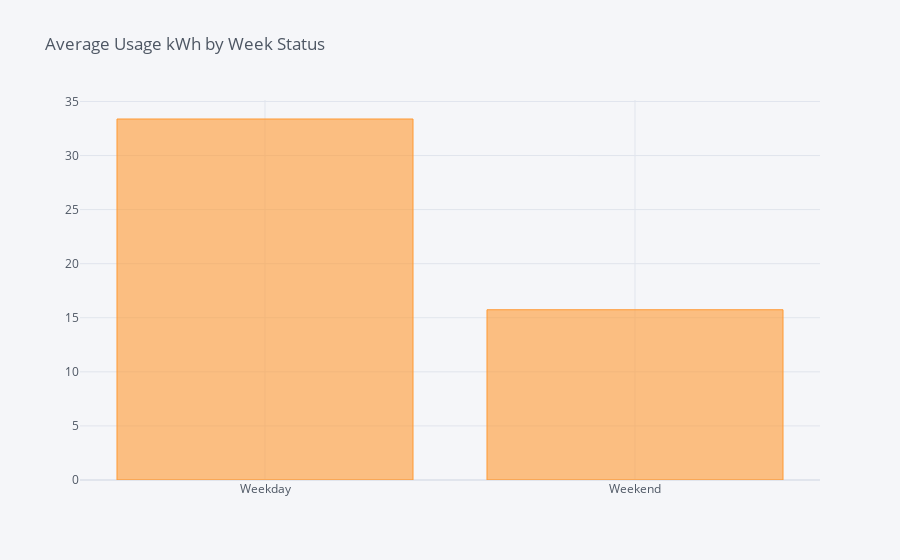

This figure's notebook cell:
### Code cell
# Bar Plot
df[['WeekStatus', 'Usage_kWh']].groupby('WeekStatus').mean().iplot(kind='bar', title='Average Usage kWh by Week Status')

### Figure 1 — Plotly figure (JSON) as saved in the notebook; plotly's stock layout.template omitted (floating-point values rounded to 4 significant figures)
{"data": [{"marker": {"color": "rgba(255, 153, 51, 0.6)", "line": {"color": "rgba(255, 153, 51, 1.0)", "width": 1}}, "name": "Usage_kWh", "orientation": "v", "text": "", "x": ["Weekday", "Weekend"], "y": [33.38, 15.74], "type": "bar"}], "layout": {"legend": {"bgcolor": "#F5F6F9", "font": {"color": "#4D5663"}}, "paper_bgcolor": "#F5F6F9", "plot_bgcolor": "#F5F6F9", "title": {"font": {"color": "#4D5663"}, "text": "Average Usage kWh by Week Status"}, "xaxis": {"gridcolor": "#E1E5ED", "showgrid": true, "tickfont": {"color": "#4D5663"}, "title": {"font": {"color": "#4D5663"}, "text": ""}, "zerolinecolor": "#E1E5ED", "type": "category", "range": [-0.5, 1.5], "autorange": true}, "yaxis": {"gridcolor": "#E1E5ED", "showgrid": true, "tickfont": {"color": "#4D5663"}, "title": {"font": {"color": "#4D5663"}, "text": ""}, "zerolinecolor": "#E1E5ED", "type": "linear", "range": [0, 35.13], "autorange": true}, "autosize": true}}
